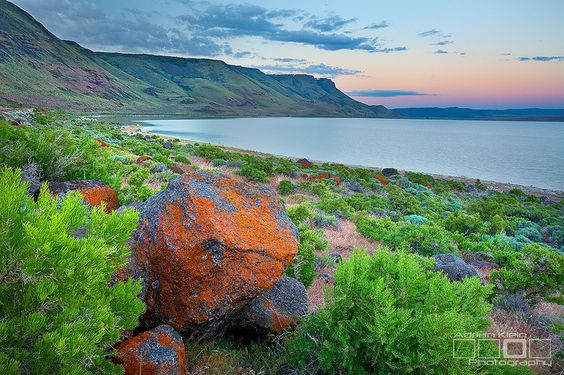
#> input picture frontend/public/img_old/abert.png, 564 x 375 px; its folder holds 4 pictures in this run
$ python resize_img.py
#> lines starting #> are read from the running program, lines starting #| are printed output that depends on the picture
from PIL import Image
import os

def resize_images(input_folder, output_folder, target_size=(564, 317)):
#> called with input_folder = 'img_old', output_folder = 'img', target_size = (564, 317)
    image_files = [f for f in os.listdir(input_folder) if os.path.isfile(os.path.join(input_folder, f))]

    for filename in image_files:
        image_path = os.path.join(input_folder, filename)
        with Image.open(image_path) as img:
#> img is the input picture: PIL image 564x375 RGB; mean R, G, B 105, 129.1, 108.5
            resized_img = img.resize(target_size, Image.LANCZOS)
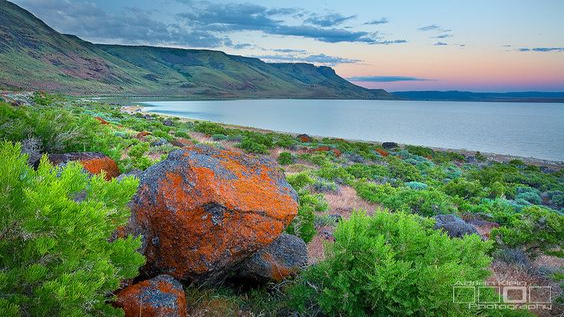
#> resized_img: PIL image 564x317 RGB; mean R, G, B 105, 129.1, 108.5

            output_path = os.path.join(output_folder, filename)
            resized_img.save(output_path)

if __name__ == "__main__":
    input_folder = "img_old"  # 入力フォルダのパスを指定
    output_folder = "img"  # 出力フォルダのパスを指定

    # 出力フォルダが存在しない場合は作成
    if not os.path.exists(output_folder):
        os.makedirs(output_folder)

    # リサイズを実行
    resize_images(input_folder, output_folder)
